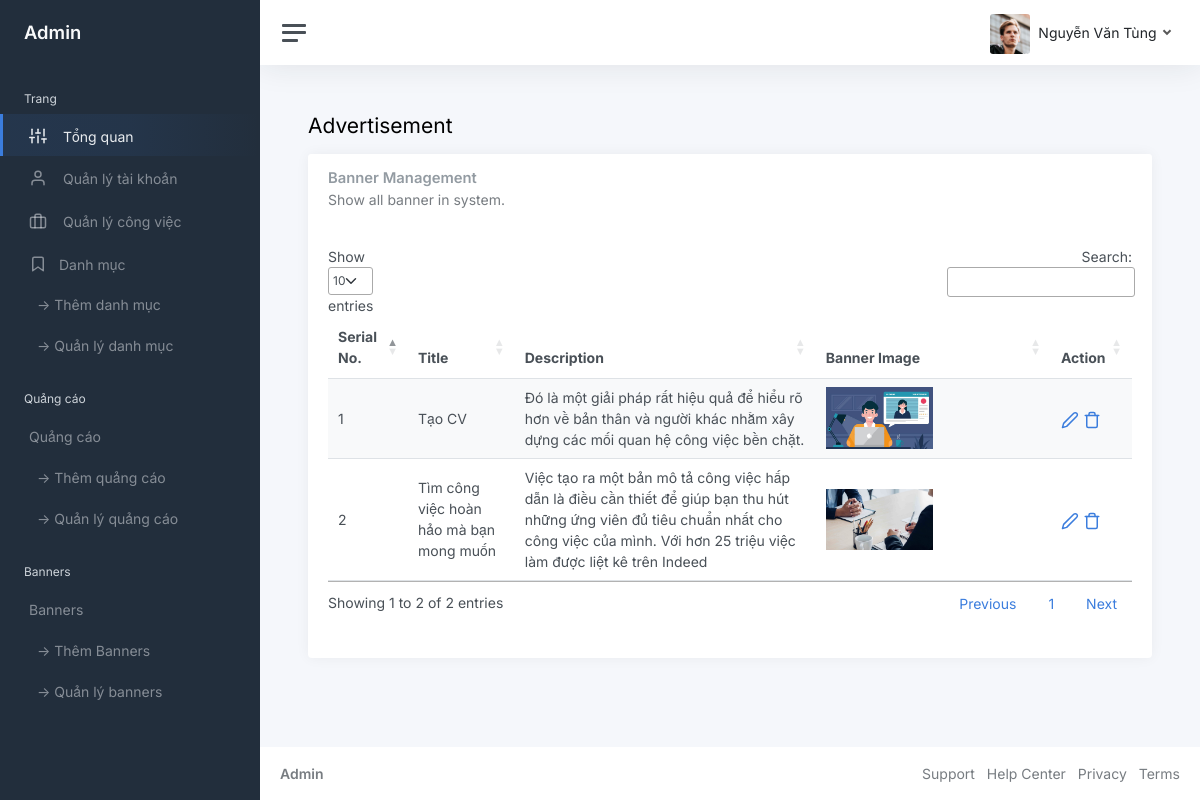
The app's page /admin/banner-management.php (signed in) with its own data.
### tables this page shows
CREATE TABLE `tbl_banner` (
  `bannerId` int(11) NOT NULL,
  `bannerImage` varchar(255) NOT NULL,
  `bannerDescription` text NOT NULL,
  `adminId` int(11) NOT NULL,
  `bannerTitle` varchar(255) NOT NULL
);

### lib/database.php (called while the page is built, shortened)
<?php
Class Database{
   public $host   = DB_HOST;
   public $user   = DB_USER;
   public $pass   = DB_PASS;
   public $dbname = DB_NAME;
   public $link;
private function connectDB(){
   $this->link = new mysqli($this->host, $this->user, $this->pass,
    $this->dbname);
 }
public function select($query){
  $result = $this->link->query($query) or
   die($this->link->error.__LINE__);
  if($result->num_rows > 0){
    return $result;
  } else {
    return false;
  }
 }
}

### classes/Banner.php (called while the page is built, shortened)
<?php
    $filepath = realpath(dirname(__FILE__));
    include_once ($filepath.'/../lib/database.php');
?>
<?php
class Banner
{
    private $db;
    public function __construct() {
        $this->db = new Database();
    }
    public function showAllBanner() {
        $query = "SELECT * FROM tbl_banner ORDER BY bannerId desc";
        $result = $this->db->select($query);
        return $result;
    }
}

### admin/banner-management.php (the view, shortened to what this page needs)
<?php
include '../classes/Banner.php';
?>
<?php
    $class = new Banner();
?>
<!DOCTYPE html>
<html lang="en">
<head>
    <link href="./asset/css/app.css" rel="stylesheet">
    <link rel="stylesheet" href="https://cdn.datatables.net/1.13.6/css/jquery.dataTables.css" />
</head>
<body>
    <div class="wrapper">
        <?php include('./inc/sidebar.php') ?>
        <div class="main">
            <?php include('./inc/header.php') ?>
            <main class="content">
                <div class="container-fluid p-0">
                    <h1 class="h3 mb-3">Advertisement</h1>
                    <div class="row">
                        <div class="col-12">
                            <div class="card">
                                <div class="card-header">
                                    <h5 class="card-title">Banner Management</h5>
                                    <h6 class="card-subtitle text-muted">Show all banner in system.
                                </div>
                                <div class="card-body">
                                    <div id="datatables-multi_wrapper"
                                        class="dataTables_wrapper dt-bootstrap5 no-footer">
                                        <div class="row dt-row">
                                            <div class="col-sm-12">
                                                <table id="datatables-multi"
                                                    class="table table-striped dataTable no-footer dtr-inline"
                                                    style="width: 100%;" aria-describedby="datatables-multi_info">
                                                    <thead>
                                                        <tr>
                                                            <th class="sorting sorting_asc" tabindex="0"
                                                                aria-controls="datatables-multi" rowspan="1" colspan="1"
                                                                aria-sort="ascending"
                                                                aria-label="Name: activate to sort column descending">
                                                                Serial No.</th>
                                                            <th class="sorting" tabindex="0"
                                                                aria-controls="datatables-multi" rowspan="1" colspan="1"
                                                                aria-label="Position: activate to sort column ascending">
                                                                Title</th>
                                                            <th class="sorting" tabindex="0"
                                                                aria-controls="datatables-multi" rowspan="1" colspan="1"
                                                                aria-label="Position: activate to sort column ascending">
                                                                Description</th>
                                                            <th class="sorting" tabindex="0"
                                                                aria-controls="datatables-multi" rowspan="1" colspan="1"
                                                                aria-label="Position: activate to sort column ascending" style="width: 200px">
                                                                Banner Image</th>
                                                            <th class="sorting" tabindex="0"
                                                                aria-controls="datatables-multi" rowspan="1" colspan="1"
                                                                style="width: 36px;"
                                                                aria-label="Office: activate to sort column ascending" >
                                                                Action</th>
                                                        </tr>
                                                    </thead>
                                                    <tbody>
                                                        <?php
                                                        $showAdv = $class->showAllBanner();
                                                        if($showAdv) {
                                                            $i = 0;
                                                            while($result = $showAdv->fetch_assoc()){
                                                                $i++;
                                                        ?>
                                                        <tr class="odd">
                                                            <td class="dtr-control sorting_1" tabindex="0"><?php echo $i ?>
                                                            </td>
                                                            <td><?php echo $result['bannerTitle'] ?></td>
                                                            <td><?php echo $result['bannerDescription'] ?></td>
                                                            <td><img src="../uploads/<?php echo $result['bannerImage'] ?>" style="width: 50%"></td>
                                                            <td class="table-action">
												                <a href="edit-banner.php?bannerId=<?php echo $result['bannerId']?>"><svg xmlns="http://www.w3.org/2000/svg" width="24" height="24" viewBox="0 0 24 24" fill="none" stroke="currentColor" stroke-width="2" stroke-linecap="round" stroke-linejoin="round" class="feather feather-edit-2 align-middle"><path d="M17 3a2.828 2.828 0 1 1 4 4L7.5 20.5 2 22l1.5-5.5L17 3z"></path></svg></a>
												                <a href="?delId=<?php echo $result['bannerId']?>" onclick="return confirm('Are you want to delete?')"></a>
											                </td>
                                                        </tr>
                                                        <?php
                                                                    }
                                                                }
                                                        ?>
                                                    </tbody>
                                                </table>
                                            </div>
                                        </div>
                                    </div>
                                </div>
                            </div>
                        </div>
                    </div>
                </div>
            </main>
            <?php include('./inc/footer.php') ?>
        </div>
    </div>
</body>
</html>

### records on screen
tbl_banner: bannerTitle "Tạo CV", bannerDescription "Đó là một giải pháp rất hiệu quả để hiểu rõ hơn về bản thân và người khác nhằm xây dựng các mối quan hệ công việc bền chặt.", bannerImage (picture)
tbl_banner: bannerTitle "Tìm công việc hoàn hảo mà bạn mong muốn", bannerDescription "Việc tạo ra một bản mô tả công việc hấp dẫn là điều cần thiết để giúp bạn thu hút những ứng viên đủ tiêu chuẩn nhất cho công việc của mình. Với hơn 25 triệu việc làm được liệt kê trên Indeed", bannerImage (picture)

### other values on screen
Session::get('adminName') "Nguyễn Văn Tùng"
